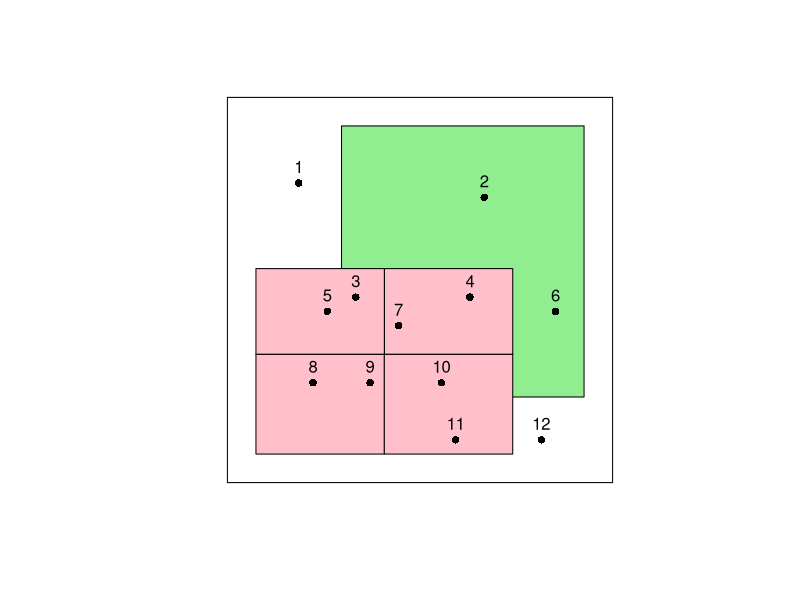
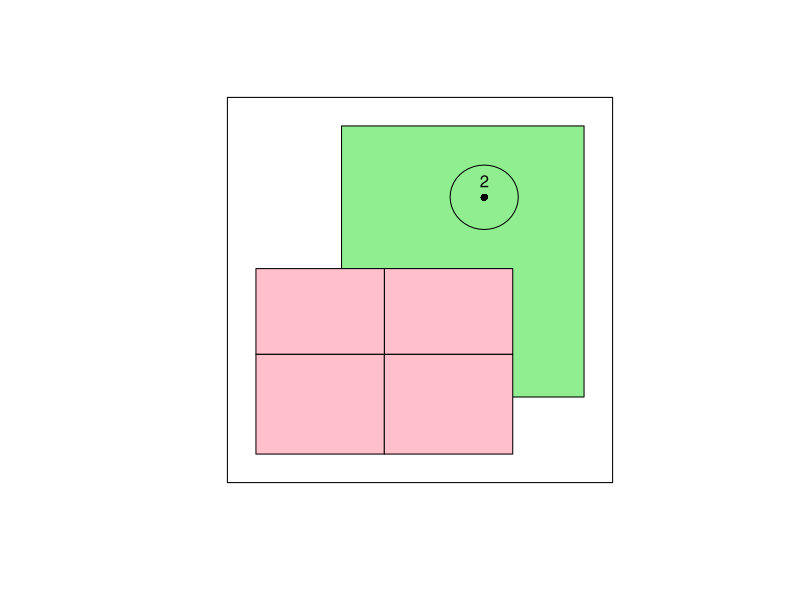

These charts were generated, in order, by the following R code:
## ---- chunk 1
knitr::opts_chunk$set(echo = TRUE)
## ---- chunk 2
library(raster)

# polygon A
poly_a <- as(raster::extent(2.0, 11.0, 9.0, 15.0), "SpatialPolygons")
df_a <- data.frame(name="A", id=1, county=1, type="tract", zone=1)

spdf_a <- SpatialPolygonsDataFrame(poly_a,df_a)
## ---- chunk 3
# polygon B
poly_b <- as(raster::extent(11.0, 20.0, 9.0, 15.0), "SpatialPolygons")
df_b <- data.frame(name="B", id=2, county=1, type="tract", zone=1)
spdf_b <- SpatialPolygonsDataFrame(poly_b,df_b)

# polygon C
poly_c <- as(raster::extent(11.0, 20.0, 2.0, 9.0), "SpatialPolygons")
df_c <- data.frame(name="C", id=3, county=1, type="tract", zone=2)
spdf_c <- SpatialPolygonsDataFrame(poly_c,df_c)

# polygon D
poly_d <- as(raster::extent(2.0, 11.0, 2.0, 9.0), "SpatialPolygons")
df_d <- data.frame(name="D", id=4, county=1, type="tract", zone=2)
spdf_d <- SpatialPolygonsDataFrame(poly_d,df_d)

# polygon E
poly_e <- as(raster::extent(8.0, 25.0, 6.0, 25.0), "SpatialPolygons")
df_e <- data.frame(name="E", id=1, county=2, type="forest")
spdf_e <- SpatialPolygonsDataFrame(poly_e,df_e)
## ---- chunk 4
# Define a coordinate reference system to use on all features
grs80 <- CRS("+proj=longlat +ellps=GRS80 +datum=NAD83 +no_defs +towgs84=0,0,0 +units=m")

# "Bind" Polys A,B,C & D into one multipolygon SPDF
spdf_abcd <- raster::bind(spdf_a, spdf_b, spdf_c, spdf_d, keepnames=TRUE)
proj4string(spdf_abcd) <- grs80

summary(spdf_abcd)
## ---- chunk 5
# Create a data frame with coordinates and some data, temperature readings, perhaps...
temp_df <- read.table(header = TRUE, text="
id  x  y  temp
 1  5  21 50
 2  18 20 49.5
 3  9  13 52
 4  17 13 51
 5  7  12  53
 6  23 12 50
 7  12 11 52
 8  6  7  57
 9  10 7  57
 10 15 7  55
 11 16 3  54
 12 22 3  54")

## ---- chunk 6
# Extract the x and y coordinates as a separate vector
xy <- temp_df[c("x", "y")]

# Convert the point df into a SpatialPointsDataFrame
temp_spdf <- SpatialPointsDataFrame(coords = xy, 
                                    data = temp_df,
                                    proj4string = grs80)

summary(temp_spdf)
## ---- chunk 7
# Use the coordinates() function to define the coordinate fields
coordinates(temp_df) <- ~x+y
proj4string(temp_df) <- grs80

summary(temp_df)
## ---- chunk 8
# bbox (just needed to be able to plot 2 objects that don't share the same bbox)
bbox <- as(raster::extent(0, 27.0, 0, 27.0), "SpatialPolygons")

# Invisible bbox to set the plot extent
plot(bbox, col = "transparent", border = "transparent")

# Plot polygon features
plot(spdf_e, col = "lightgreen", add = TRUE)
plot(spdf_abcd, col = "pink", add = TRUE)

# Plot the points and label them
plot(temp_spdf, add = TRUE, col = "black", pch = 16)
# Label the points
text(temp_spdf, labels = temp_spdf$id, pos = 3)

# Overplot the bbox as a neatline
plot(bbox, add = TRUE)
## ---- chunk 9

# Invisible bbox to set the plot extent
plot(bbox, col = "transparent", border = "transparent")

# Plot polygon features
plot(spdf_e, col = "lightgreen", add = TRUE)
plot(spdf_abcd, col = "pink", add = TRUE)

# Subset a single point out of set
point_2 <- subset(temp_spdf, id == 2)

# Buffer around the point
buffer_zone <- buffer(point_2, width=250000)

# plot the point
plot(point_2, add = TRUE, col = "black", pch = 16)
text(point_2, labels = point_2$id, pos = 3)

# plot the buffer
plot(buffer_zone, add = TRUE)
plot(bbox, add=TRUE)
